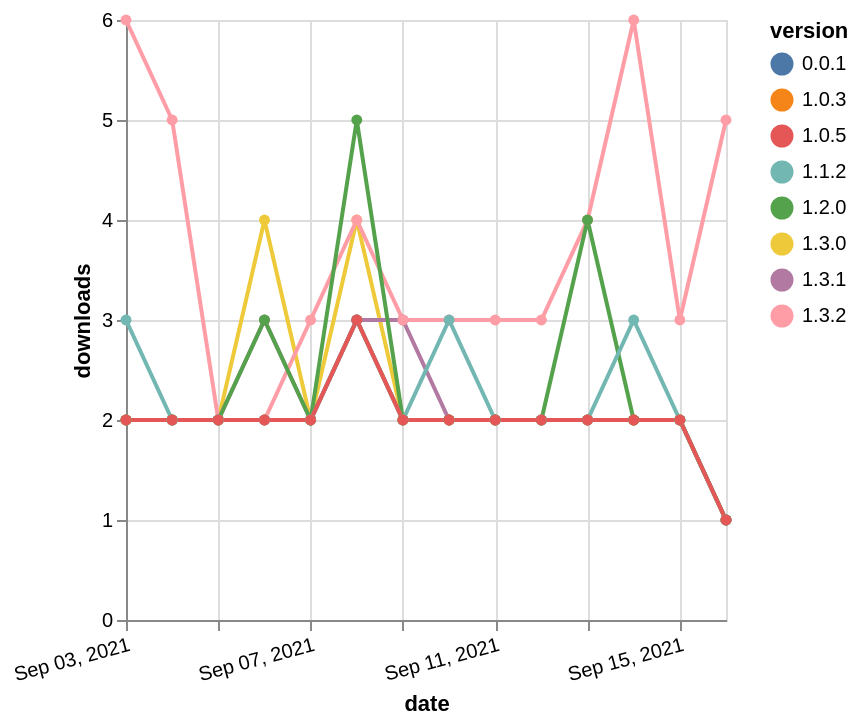

Vega-Lite specification for this chart:
### Vega-Lite specification from a JSON file in a GitHub repository (floating-point values rounded to 4 significant figures)
{"$schema": "https://vega.github.io/schema/vega-lite/v5.json", "description": "A simple bar chart with embedded data.", "data": {"values": [{"date": "2021-09-03", "total": 982, "delta": 2, "version": "0.0.1"}, {"date": "2021-09-04", "total": 984, "delta": 2, "version": "0.0.1"}, {"date": "2021-09-05", "total": 986, "delta": 2, "version": "0.0.1"}, {"date": "2021-09-06", "total": 988, "delta": 2, "version": "0.0.1"}, {"date": "2021-09-07", "total": 990, "delta": 2, "version": "0.0.1"}, {"date": "2021-09-08", "total": 993, "delta": 3, "version": "0.0.1"}, {"date": "2021-09-09", "total": 995, "delta": 2, "version": "0.0.1"}, {"date": "2021-09-10", "total": 997, "delta": 2, "version": "0.0.1"}, {"date": "2021-09-11", "total": 999, "delta": 2, "version": "0.0.1"}, {"date": "2021-09-12", "total": 1001, "delta": 2, "version": "0.0.1"}, {"date": "2021-09-13", "total": 1003, "delta": 2, "version": "0.0.1"}, {"date": "2021-09-14", "total": 1005, "delta": 2, "version": "0.0.1"}, {"date": "2021-09-15", "total": 1007, "delta": 2, "version": "0.0.1"}, {"date": "2021-09-16", "total": 1008, "delta": 1, "version": "0.0.1"}, {"date": "2021-09-03", "total": 822, "delta": 2, "version": "1.3.0"}, {"date": "2021-09-04", "total": 824, "delta": 2, "version": "1.3.0"}, {"date": "2021-09-05", "total": 826, "delta": 2, "version": "1.3.0"}, {"date": "2021-09-06", "total": 830, "delta": 4, "version": "1.3.0"}, {"date": "2021-09-07", "total": 832, "delta": 2, "version": "1.3.0"}, {"date": "2021-09-08", "total": 836, "delta": 4, "version": "1.3.0"}, {"date": "2021-09-09", "total": 838, "delta": 2, "version": "1.3.0"}, {"date": "2021-09-10", "total": 840, "delta": 2, "version": "1.3.0"}, {"date": "2021-09-11", "total": 842, "delta": 2, "version": "1.3.0"}, {"date": "2021-09-12", "total": 844, "delta": 2, "version": "1.3.0"}, {"date": "2021-09-13", "total": 846, "delta": 2, "version": "1.3.0"}, {"date": "2021-09-14", "total": 848, "delta": 2, "version": "1.3.0"}, {"date": "2021-09-15", "total": 850, "delta": 2, "version": "1.3.0"}, {"date": "2021-09-16", "total": 851, "delta": 1, "version": "1.3.0"}, {"date": "2021-09-03", "total": 980, "delta": 2, "version": "1.0.3"}, {"date": "2021-09-04", "total": 982, "delta": 2, "version": "1.0.3"}, {"date": "2021-09-05", "total": 984, "delta": 2, "version": "1.0.3"}, {"date": "2021-09-06", "total": 986, "delta": 2, "version": "1.0.3"}, {"date": "2021-09-07", "total": 988, "delta": 2, "version": "1.0.3"}, {"date": "2021-09-08", "total": 991, "delta": 3, "version": "1.0.3"}, {"date": "2021-09-09", "total": 993, "delta": 2, "version": "1.0.3"}, {"date": "2021-09-10", "total": 995, "delta": 2, "version": "1.0.3"}, {"date": "2021-09-11", "total": 997, "delta": 2, "version": "1.0.3"}, {"date": "2021-09-12", "total": 999, "delta": 2, "version": "1.0.3"}, {"date": "2021-09-13", "total": 1001, "delta": 2, "version": "1.0.3"}, {"date": "2021-09-14", "total": 1003, "delta": 2, "version": "1.0.3"}, {"date": "2021-09-15", "total": 1005, "delta": 2, "version": "1.0.3"}, {"date": "2021-09-16", "total": 1006, "delta": 1, "version": "1.0.3"}, {"date": "2021-09-03", "total": 737, "delta": 2, "version": "1.3.1"}, {"date": "2021-09-04", "total": 739, "delta": 2, "version": "1.3.1"}, {"date": "2021-09-05", "total": 741, "delta": 2, "version": "1.3.1"}, {"date": "2021-09-06", "total": 744, "delta": 3, "version": "1.3.1"}, {"date": "2021-09-07", "total": 746, "delta": 2, "version": "1.3.1"}, {"date": "2021-09-08", "total": 749, "delta": 3, "version": "1.3.1"}, {"date": "2021-09-09", "total": 752, "delta": 3, "version": "1.3.1"}, {"date": "2021-09-10", "total": 754, "delta": 2, "version": "1.3.1"}, {"date": "2021-09-11", "total": 756, "delta": 2, "version": "1.3.1"}, {"date": "2021-09-12", "total": 758, "delta": 2, "version": "1.3.1"}, {"date": "2021-09-13", "total": 760, "delta": 2, "version": "1.3.1"}, {"date": "2021-09-14", "total": 762, "delta": 2, "version": "1.3.1"}, {"date": "2021-09-15", "total": 764, "delta": 2, "version": "1.3.1"}, {"date": "2021-09-16", "total": 765, "delta": 1, "version": "1.3.1"}, {"date": "2021-09-03", "total": 976, "delta": 6, "version": "1.3.2"}, {"date": "2021-09-04", "total": 981, "delta": 5, "version": "1.3.2"}, {"date": "2021-09-05", "total": 983, "delta": 2, "version": "1.3.2"}, {"date": "2021-09-06", "total": 985, "delta": 2, "version": "1.3.2"}, {"date": "2021-09-07", "total": 988, "delta": 3, "version": "1.3.2"}, {"date": "2021-09-08", "total": 992, "delta": 4, "version": "1.3.2"}, {"date": "2021-09-09", "total": 995, "delta": 3, "version": "1.3.2"}, {"date": "2021-09-10", "total": 998, "delta": 3, "version": "1.3.2"}, {"date": "2021-09-11", "total": 1001, "delta": 3, "version": "1.3.2"}, {"date": "2021-09-12", "total": 1004, "delta": 3, "version": "1.3.2"}, {"date": "2021-09-13", "total": 1008, "delta": 4, "version": "1.3.2"}, {"date": "2021-09-14", "total": 1014, "delta": 6, "version": "1.3.2"}, {"date": "2021-09-15", "total": 1017, "delta": 3, "version": "1.3.2"}, {"date": "2021-09-16", "total": 1022, "delta": 5, "version": "1.3.2"}, {"date": "2021-09-03", "total": 965, "delta": 2, "version": "1.2.0"}, {"date": "2021-09-04", "total": 967, "delta": 2, "version": "1.2.0"}, {"date": "2021-09-05", "total": 969, "delta": 2, "version": "1.2.0"}, {"date": "2021-09-06", "total": 972, "delta": 3, "version": "1.2.0"}, {"date": "2021-09-07", "total": 974, "delta": 2, "version": "1.2.0"}, {"date": "2021-09-08", "total": 979, "delta": 5, "version": "1.2.0"}, {"date": "2021-09-09", "total": 981, "delta": 2, "version": "1.2.0"}, {"date": "2021-09-10", "total": 983, "delta": 2, "version": "1.2.0"}, {"date": "2021-09-11", "total": 985, "delta": 2, "version": "1.2.0"}, {"date": "2021-09-12", "total": 987, "delta": 2, "version": "1.2.0"}, {"date": "2021-09-13", "total": 991, "delta": 4, "version": "1.2.0"}, {"date": "2021-09-14", "total": 993, "delta": 2, "version": "1.2.0"}, {"date": "2021-09-15", "total": 995, "delta": 2, "version": "1.2.0"}, {"date": "2021-09-16", "total": 996, "delta": 1, "version": "1.2.0"}, {"date": "2021-09-03", "total": 876, "delta": 3, "version": "1.1.2"}, {"date": "2021-09-04", "total": 878, "delta": 2, "version": "1.1.2"}, {"date": "2021-09-05", "total": 880, "delta": 2, "version": "1.1.2"}, {"date": "2021-09-06", "total": 882, "delta": 2, "version": "1.1.2"}, {"date": "2021-09-07", "total": 884, "delta": 2, "version": "1.1.2"}, {"date": "2021-09-08", "total": 887, "delta": 3, "version": "1.1.2"}, {"date": "2021-09-09", "total": 889, "delta": 2, "version": "1.1.2"}, {"date": "2021-09-10", "total": 892, "delta": 3, "version": "1.1.2"}, {"date": "2021-09-11", "total": 894, "delta": 2, "version": "1.1.2"}, {"date": "2021-09-12", "total": 896, "delta": 2, "version": "1.1.2"}, {"date": "2021-09-13", "total": 898, "delta": 2, "version": "1.1.2"}, {"date": "2021-09-14", "total": 901, "delta": 3, "version": "1.1.2"}, {"date": "2021-09-15", "total": 903, "delta": 2, "version": "1.1.2"}, {"date": "2021-09-16", "total": 904, "delta": 1, "version": "1.1.2"}, {"date": "2021-09-03", "total": 948, "delta": 2, "version": "1.0.5"}, {"date": "2021-09-04", "total": 950, "delta": 2, "version": "1.0.5"}, {"date": "2021-09-05", "total": 952, "delta": 2, "version": "1.0.5"}, {"date": "2021-09-06", "total": 954, "delta": 2, "version": "1.0.5"}, {"date": "2021-09-07", "total": 956, "delta": 2, "version": "1.0.5"}, {"date": "2021-09-08", "total": 959, "delta": 3, "version": "1.0.5"}, {"date": "2021-09-09", "total": 961, "delta": 2, "version": "1.0.5"}, {"date": "2021-09-10", "total": 963, "delta": 2, "version": "1.0.5"}, {"date": "2021-09-11", "total": 965, "delta": 2, "version": "1.0.5"}, {"date": "2021-09-12", "total": 967, "delta": 2, "version": "1.0.5"}, {"date": "2021-09-13", "total": 969, "delta": 2, "version": "1.0.5"}, {"date": "2021-09-14", "total": 971, "delta": 2, "version": "1.0.5"}, {"date": "2021-09-15", "total": 973, "delta": 2, "version": "1.0.5"}, {"date": "2021-09-16", "total": 974, "delta": 1, "version": "1.0.5"}]}, "width": "container", "mark": {"type": "line", "point": {"filled": true}}, "encoding": {"x": {"field": "date", "type": "temporal", "timeUnit": "yearmonthdate", "title": "date", "axis": {"labelAngle": -15}}, "y": {"field": "delta", "type": "quantitative", "title": "downloads"}, "color": {"field": "version", "type": "nominal"}, "tooltip": {"field": "delta"}}}
